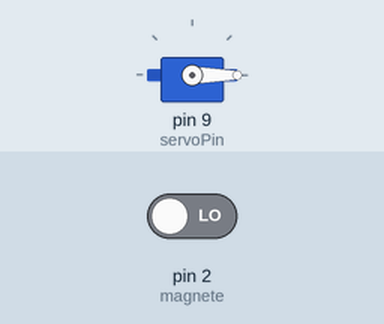
Bench run of a sketch on a simulated Arduino Uno, built with avr-gcc and run on an emulated ATmega328P. On the bench: servo. Inputs (shaded band) come from the test bench; at power-on: pin 2 (magnete) LOW.

Above: at 1.2 s.
1.3 s: pin 2 (magnete) driven HIGH
At 2.0 s:
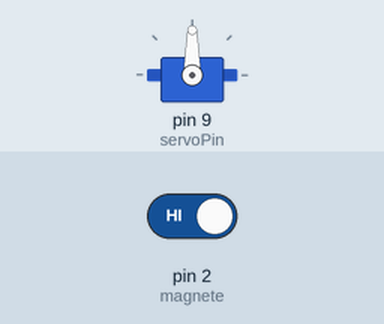
2.8 s: pin 2 (magnete) driven LOW
At 3.4 s:
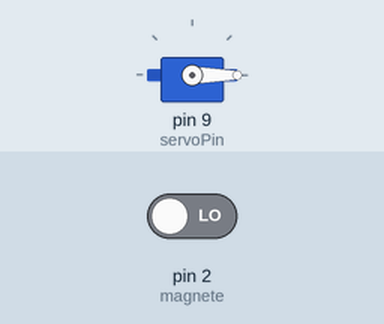
Timing chart, 0 to 5.8 s (numbered marks = the images above; inputs shaded):
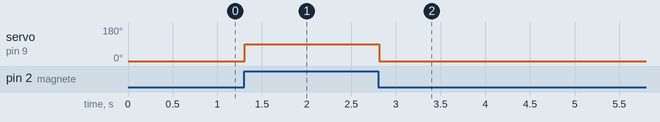

Measured:
- after the input at 1.3 s, servo on pin 9 (servoPin): 0° → 90° at once
- after the input at 2.8 s, servo on pin 9 (servoPin): 90° → 0° at once

The sketch:

Lucchetto.ino
```cpp
/*
 Controlling a servo position using a potentiometer (variable resistor)
 by Michal Rinott <http://people.interaction-ivrea.it/m.rinott>

 modified on 8 Nov 2013
 by Scott Fitzgerald
 http://www.arduino.cc/en/Tutorial/Knob
*/

#include <Servo.h>

Servo myservo;

int servoPin = 9;  // analog pin used to connect the potentiometer
int magnete = 2;
   // variable to read the value from the analog pin

void setup() {
  myservo.attach(servoPin);  // attaches the servo on pin 9 to the Servo object
}

void loop() {
  if (digitalRead(magnete)){
  myservo.write(90);
  }else{
  myservo.write(0);
  }                // sets the servo position according to the scaled value
  delay(15);                           // waits for the servo to get there
}
```
